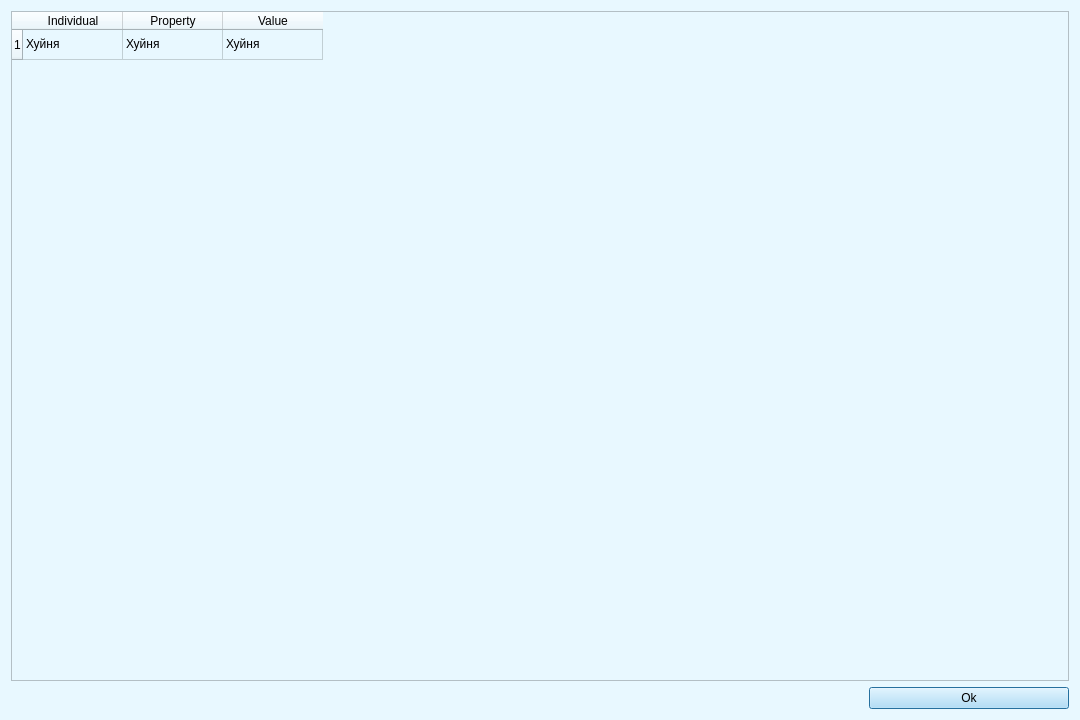
<?xml version="1.0" encoding="UTF-8"?>
<ui version="4.0">
 <class>Dialog</class>
 <widget class="QDialog" name="Dialog">
  <property name="geometry">
   <rect>
    <x>0</x>
    <y>0</y>
    <width>1080</width>
    <height>720</height>
   </rect>
  </property>
  <property name="minimumSize">
   <size>
    <width>1080</width>
    <height>720</height>
   </size>
  </property>
  <property name="windowTitle">
   <string>Description of individuals</string>
  </property>
  <property name="styleSheet">
   <string notr="true">background-color: rgb(232, 248, 255);</string>
  </property>
  <layout class="QGridLayout" name="gridLayout_2">
   <item row="1" column="1">
    <widget class="QPushButton" name="acceptButton">
     <property name="sizePolicy">
      <sizepolicy hsizetype="Minimum" vsizetype="Fixed">
       <horstretch>0</horstretch>
       <verstretch>0</verstretch>
      </sizepolicy>
     </property>
     <property name="minimumSize">
      <size>
       <width>200</width>
       <height>0</height>
      </size>
     </property>
     <property name="styleSheet">
      <string notr="true">background-color: rgb(175, 226, 255);</string>
     </property>
     <property name="text">
      <string>Ok</string>
     </property>
    </widget>
   </item>
   <item row="1" column="0">
    <spacer name="horizontalSpacer">
     <property name="orientation">
      <enum>Qt::Horizontal</enum>
     </property>
     <property name="sizeType">
      <enum>QSizePolicy::Expanding</enum>
     </property>
     <property name="sizeHint" stdset="0">
      <size>
       <width>40</width>
       <height>20</height>
      </size>
     </property>
    </spacer>
   </item>
   <item row="0" column="0" colspan="2">
    <widget class="QTableWidget" name="tableWidget">
     <property name="sizeAdjustPolicy">
      <enum>QAbstractScrollArea::AdjustToContents</enum>
     </property>
     <property name="editTriggers">
      <set>QAbstractItemView::NoEditTriggers</set>
     </property>
     <row>
      <property name="text">
       <string>1</string>
      </property>
     </row>
     <column>
      <property name="text">
       <string>Individual</string>
      </property>
     </column>
     <column>
      <property name="text">
       <string>Property</string>
      </property>
     </column>
     <column>
      <property name="text">
       <string>Value</string>
      </property>
     </column>
     <item row="0" column="0">
      <property name="text">
       <string>Хуйня</string>
      </property>
     </item>
     <item row="0" column="1">
      <property name="text">
       <string>Хуйня</string>
      </property>
     </item>
     <item row="0" column="2">
      <property name="text">
       <string>Хуйня</string>
      </property>
     </item>
    </widget>
   </item>
  </layout>
 </widget>
 <resources/>
 <connections/>
</ui>
